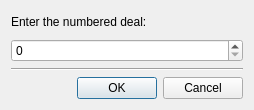
<?xml version="1.0" encoding="UTF-8"?>
<ui version="4.0">
 <class>NumberedDeal</class>
 <widget class="QDialog" name="NumberedDeal">
  <property name="geometry">
   <rect>
    <x>0</x>
    <y>0</y>
    <width>254</width>
    <height>110</height>
   </rect>
  </property>
  <property name="windowTitle">
   <string>Choose a numbered deal</string>
  </property>
  <layout class="QVBoxLayout" name="verticalLayout">
   <item>
    <widget class="QLabel" name="label">
     <property name="text">
      <string>Enter the numbered deal:</string>
     </property>
    </widget>
   </item>
   <item>
    <widget class="QSpinBox" name="dealNumber">
     <property name="maximum">
      <number>2147483647</number>
     </property>
    </widget>
   </item>
   <item>
    <widget class="Line" name="line">
     <property name="orientation">
      <enum>Qt::Horizontal</enum>
     </property>
    </widget>
   </item>
   <item>
    <widget class="QDialogButtonBox" name="buttonBox">
     <property name="orientation">
      <enum>Qt::Horizontal</enum>
     </property>
     <property name="standardButtons">
      <set>QDialogButtonBox::Cancel|QDialogButtonBox::Ok</set>
     </property>
    </widget>
   </item>
  </layout>
 </widget>
 <resources/>
 <connections>
  <connection>
   <sender>buttonBox</sender>
   <signal>accepted()</signal>
   <receiver>NumberedDeal</receiver>
   <slot>accept()</slot>
   <hints>
    <hint type="sourcelabel">
     <x>248</x>
     <y>254</y>
    </hint>
    <hint type="destinationlabel">
     <x>157</x>
     <y>274</y>
    </hint>
   </hints>
  </connection>
  <connection>
   <sender>buttonBox</sender>
   <signal>rejected()</signal>
   <receiver>NumberedDeal</receiver>
   <slot>reject()</slot>
   <hints>
    <hint type="sourcelabel">
     <x>316</x>
     <y>260</y>
    </hint>
    <hint type="destinationlabel">
     <x>286</x>
     <y>274</y>
    </hint>
   </hints>
  </connection>
 </connections>
</ui>
